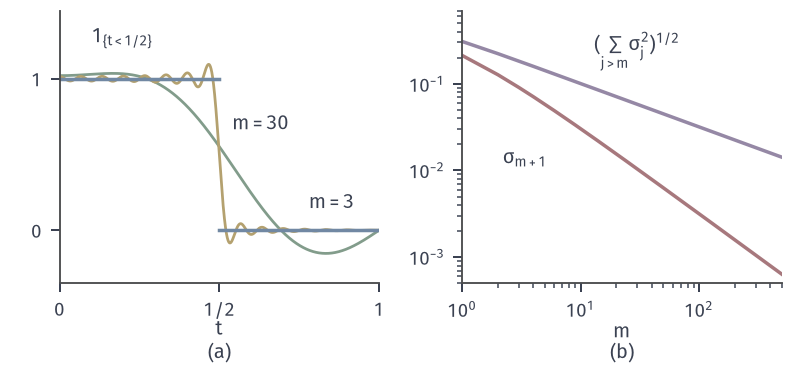

Source code (Python):
from pathlib import Path
import sys
ROOT = next(p for p in Path(__file__).resolve().parents if (p/"build.sh").is_file() and (p/"tex/book.tex").is_file())
sys.path.insert(0, str(ROOT/"figures/00-shared/mathematical-preliminaries-upper/00-shared/comprehension-figures"))
from support import figure, save, BLUE, GREEN, YELLOW, RED, PURPLE, INK, MUTED, GRID, BLUE_FILL, GREEN_FILL, YELLOW_FILL, RED_FILL, PURPLE_FILL
import numpy as np

def panel_labels(fig, axes, y=.015):
    for ax, s in zip(axes, "(a) (b) (c)".split()):
        q = ax.get_position(); fig.text((q.x0+q.x1)/2, y, s, ha="center", va="bottom")

# Truncated singular expansion of the Volterra kernel 1_{t<x}: slice x=1/2 and the two errors.
fig, axes = figure(width_mm=112, height_mm=52, ncols=2)
fig.set_layout_engine(None)
fig.subplots_adjust(left=.075, right=.985, top=.97, bottom=.23, wspace=.26)
om = lambda j: (j-.5)*np.pi
def km(m, t, x=.5):
    return sum(2/om(j)*np.sin(om(j)*x)*np.cos(om(j)*t) for j in range(1, m+1))
ax = axes[0]
t = np.linspace(0, 1, 4001)
ax.plot(t, km(3, t), color=GREEN, lw=1.1); ax.plot(t, km(30, t), color=YELLOW, lw=1.1)
ax.plot([0, .5], [1, 1], color=BLUE, lw=1.4); ax.plot([.5, 1], [0, 0], color=BLUE, lw=1.4)
ax.text(.78, .14, '$m=3$', ha='left'); ax.text(.54, .66, '$m=30$', ha='left'); ax.text(.1, 1.24, r'$\mathbf{1}_{\{t<1/2\}}$')
ax.set_xlim(0, 1); ax.set_ylim(-.35, 1.45); ax.set_xticks([0, .5, 1]); ax.set_xticklabels(['0', '1/2', '1']); ax.set_yticks([0, 1]); ax.set_xlabel('$t$', labelpad=0)
ax = axes[1]
J = 200000; sq = 1/om(np.arange(1, J+1))**2
tail = .5-np.cumsum(sq)
m = np.arange(1, 501)
sig = 1/om(m+1); ker = np.sqrt(tail[m-1])
for q in (1, 2, 3, 4): print(q, round(sig[q-1], 4), round(ker[q-1], 4))
print('||k||^2 sum', sq.sum())
ax.loglog(m, sig, color=RED, lw=1.4); ax.loglog(m, ker, color=PURPLE, lw=1.4)
ax.text(2.2, .012, r'$\sigma_{m+1}$'); ax.text(30, .24, r'$(\sum_{j>m}\sigma_j^2)^{1/2}$', ha='center')
ax.set_xlim(1, 500); ax.set_ylim(5e-4, .7); ax.set_xlabel('$m$', labelpad=0)
panel_labels(fig, axes)
save(fig, Path(__file__).resolve().parent, 'figure', {'formula': 'k_m(1/2,t)=sum_{j<=m} sigma_j u_j(1/2) v_j(t); sigma_{m+1}; sqrt(tail)'})
